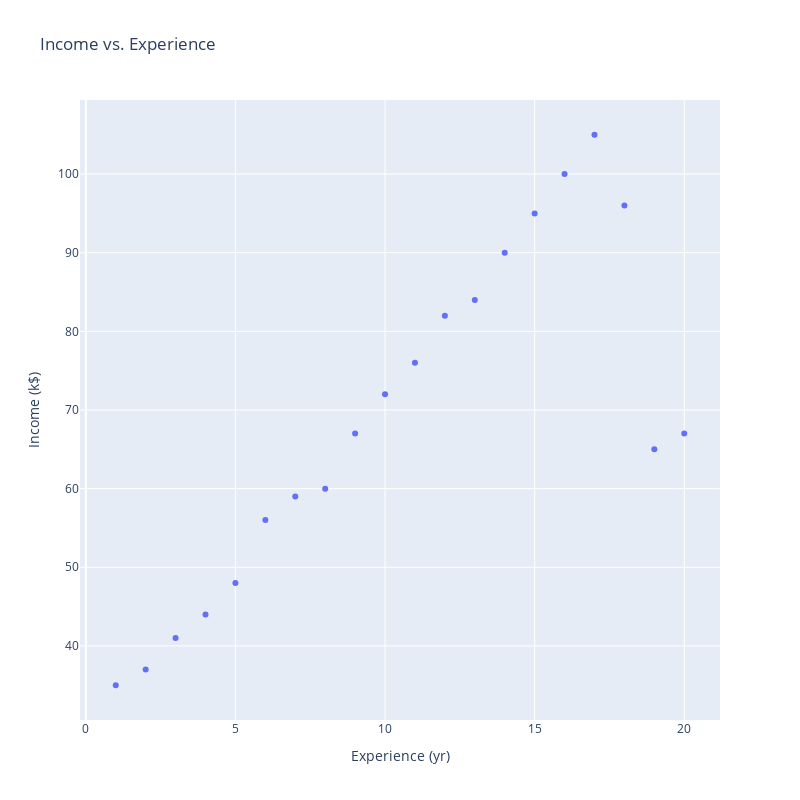

The code cell stored with this chart in its notebook:
### Markdown cell above
### Graph it out

### Code cell
import plotly.graph_objects as go

data = {
    'Experience_yr': [1, 2, 3, 4, 5, 6, 7, 8, 9, 10, 11, 12, 13, 14, 15, 16, 17, 18, 19, 20],
    'Ave_Income_k': [35, 37, 41, 44, 48, 56, 59, 60, 67, 72, 76, 82, 84, 90, 95, 100, 105, 96, 65, 67]
}
###Creating the plotly figure
fig = go.Figure()
###Adding a scatter plot for the graph below
fig.add_trace(go.Scatter(x=data['Experience_yr'], y=data['Ave_Income_k'], mode='markers', name='Income vs. Experience'))

### Updating the layout
fig.update_layout(
    title='Income vs. Experience',
    xaxis_title='Experience (yr)',
    yaxis_title='Income (k$)',
    width=800,
    height=800
)

fig.show()

### Figure 1 — Plotly figure (JSON) as saved in the notebook; plotly's stock layout.template omitted (floating-point values rounded to 4 significant figures)
{"data": [{"mode": "markers", "name": "Income vs. Experience", "type": "scatter", "x": [1, 2, 3, 4, 5, 6, 7, 8, 9, 10, 11, 12, 13, 14, 15, 16, 17, 18, 19, 20], "y": [35, 37, 41, 44, 48, 56, 59, 60, 67, 72, 76, 82, 84, 90, 95, 100, 105, 96, 65, 67]}], "layout": {"height": 800, "title": {"text": "Income vs. Experience"}, "width": 800, "xaxis": {"autorange": true, "range": [-0.1948, 21.19], "title": {"text": "Experience (yr)"}, "type": "linear"}, "yaxis": {"autorange": true, "range": [30.58, 109.4], "title": {"text": "Income (k$)"}, "type": "linear"}}}
